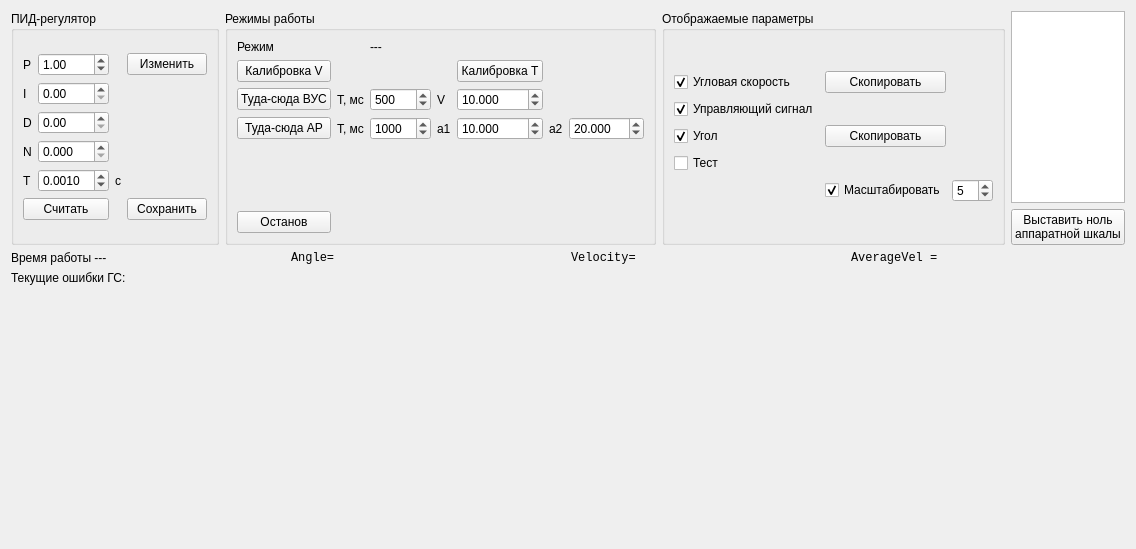
<?xml version="1.0" encoding="UTF-8"?>
<ui version="4.0">
 <class>MKYinfoWidget</class>
 <widget class="QWidget" name="MKYinfoWidget">
  <property name="geometry">
   <rect>
    <x>0</x>
    <y>0</y>
    <width>1015</width>
    <height>549</height>
   </rect>
  </property>
  <property name="windowTitle">
   <string>Form</string>
  </property>
  <layout class="QVBoxLayout" name="verticalLayout_5">
   <item>
    <layout class="QHBoxLayout" name="horizontalLayout">
     <item>
      <widget class="QGroupBox" name="groupBox">
       <property name="title">
        <string>ПИД-регулятор</string>
       </property>
       <layout class="QVBoxLayout" name="verticalLayout">
        <item>
         <layout class="QGridLayout" name="gridLayout">
          <item row="3" column="2">
           <widget class="QDoubleSpinBox" name="doubleSpinBox_Dkoef">
            <property name="value">
             <double>0.000000000000000</double>
            </property>
           </widget>
          </item>
          <item row="1" column="1">
           <widget class="QLabel" name="label">
            <property name="text">
             <string>P</string>
            </property>
           </widget>
          </item>
          <item row="2" column="1">
           <widget class="QLabel" name="label_2">
            <property name="text">
             <string>I</string>
            </property>
           </widget>
          </item>
          <item row="3" column="1">
           <widget class="QLabel" name="label_3">
            <property name="text">
             <string>D</string>
            </property>
           </widget>
          </item>
          <item row="5" column="1">
           <widget class="QLabel" name="label_4">
            <property name="text">
             <string>T</string>
            </property>
           </widget>
          </item>
          <item row="6" column="4">
           <widget class="QPushButton" name="pushButtonSavePIDKoefInFlash">
            <property name="text">
             <string>Сохранить</string>
            </property>
           </widget>
          </item>
          <item row="1" column="4">
           <widget class="QPushButton" name="pushButtonSetPIDkoef">
            <property name="text">
             <string>Изменить</string>
            </property>
           </widget>
          </item>
          <item row="6" column="1" colspan="2">
           <widget class="QPushButton" name="pushButtonGetPIDKoef">
            <property name="text">
             <string>Считать</string>
            </property>
           </widget>
          </item>
          <item row="5" column="2">
           <widget class="QDoubleSpinBox" name="doubleSpinBox_Tdiskr">
            <property name="decimals">
             <number>4</number>
            </property>
            <property name="singleStep">
             <double>0.001000000000000</double>
            </property>
            <property name="value">
             <double>0.001000000000000</double>
            </property>
           </widget>
          </item>
          <item row="2" column="2">
           <widget class="QDoubleSpinBox" name="doubleSpinBox_Ikoef">
            <property name="value">
             <double>0.000000000000000</double>
            </property>
           </widget>
          </item>
          <item row="1" column="2">
           <widget class="QDoubleSpinBox" name="doubleSpinBox_Pkoef">
            <property name="value">
             <double>1.000000000000000</double>
            </property>
           </widget>
          </item>
          <item row="5" column="3">
           <widget class="QLabel" name="label_8">
            <property name="text">
             <string>c</string>
            </property>
           </widget>
          </item>
          <item row="4" column="1">
           <widget class="QLabel" name="label_7">
            <property name="text">
             <string>N</string>
            </property>
           </widget>
          </item>
          <item row="4" column="2">
           <widget class="QDoubleSpinBox" name="doubleSpinBox_Nkoef">
            <property name="decimals">
             <number>3</number>
            </property>
            <property name="value">
             <double>0.000000000000000</double>
            </property>
           </widget>
          </item>
         </layout>
        </item>
       </layout>
      </widget>
     </item>
     <item>
      <spacer name="horizontalSpacer_3">
       <property name="orientation">
        <enum>Qt::Horizontal</enum>
       </property>
       <property name="sizeHint" stdset="0">
        <size>
         <width>40</width>
         <height>20</height>
        </size>
       </property>
      </spacer>
     </item>
     <item>
      <widget class="QGroupBox" name="groupBoxWorkingMode">
       <property name="title">
        <string>Режимы работы</string>
       </property>
       <layout class="QVBoxLayout" name="verticalLayout_2">
        <item>
         <layout class="QGridLayout" name="gridLayout_4">
          <item row="3" column="3">
           <widget class="QLabel" name="label_6">
            <property name="text">
             <string>V</string>
            </property>
           </widget>
          </item>
          <item row="3" column="1">
           <widget class="QLabel" name="label_5">
            <property name="text">
             <string>T, мс</string>
            </property>
           </widget>
          </item>
          <item row="5" column="0">
           <spacer name="verticalSpacer">
            <property name="orientation">
             <enum>Qt::Vertical</enum>
            </property>
            <property name="sizeHint" stdset="0">
             <size>
              <width>20</width>
              <height>40</height>
             </size>
            </property>
           </spacer>
          </item>
          <item row="2" column="0">
           <widget class="QPushButton" name="pushButtonVelocityCalibration">
            <property name="text">
             <string>Калибровка V</string>
            </property>
           </widget>
          </item>
          <item row="3" column="2">
           <widget class="QSpinBox" name="spinBoxDutaSudaVUSTime">
            <property name="minimum">
             <number>100</number>
            </property>
            <property name="maximum">
             <number>10000</number>
            </property>
            <property name="value">
             <number>500</number>
            </property>
           </widget>
          </item>
          <item row="3" column="4">
           <widget class="QDoubleSpinBox" name="doubleSpinBoxTudaSudaVelocity">
            <property name="wrapping">
             <bool>false</bool>
            </property>
            <property name="correctionMode">
             <enum>QAbstractSpinBox::CorrectToNearestValue</enum>
            </property>
            <property name="showGroupSeparator" stdset="0">
             <bool>false</bool>
            </property>
            <property name="decimals">
             <number>3</number>
            </property>
            <property name="minimum">
             <double>-40.000000000000000</double>
            </property>
            <property name="maximum">
             <double>40.000000000000000</double>
            </property>
            <property name="singleStep">
             <double>1.000000000000000</double>
            </property>
            <property name="value">
             <double>10.000000000000000</double>
            </property>
           </widget>
          </item>
          <item row="6" column="0">
           <widget class="QPushButton" name="pushButtonEngineSwithOff">
            <property name="text">
             <string>Останов</string>
            </property>
           </widget>
          </item>
          <item row="0" column="0">
           <widget class="QLabel" name="label_9">
            <property name="text">
             <string>Режим</string>
            </property>
           </widget>
          </item>
          <item row="0" column="2" colspan="3">
           <widget class="QLabel" name="label_GkCurrentMode">
            <property name="text">
             <string>---</string>
            </property>
           </widget>
          </item>
          <item row="4" column="0">
           <widget class="QPushButton" name="pushButtonSetModeTudaSudaAR">
            <property name="sizePolicy">
             <sizepolicy hsizetype="Minimum" vsizetype="Fixed">
              <horstretch>0</horstretch>
              <verstretch>0</verstretch>
             </sizepolicy>
            </property>
            <property name="text">
             <string>Туда-сюда АР</string>
            </property>
           </widget>
          </item>
          <item row="4" column="2">
           <widget class="QSpinBox" name="spinBoxDutaSudaARTime">
            <property name="minimum">
             <number>50</number>
            </property>
            <property name="maximum">
             <number>10000</number>
            </property>
            <property name="singleStep">
             <number>100</number>
            </property>
            <property name="value">
             <number>1000</number>
            </property>
           </widget>
          </item>
          <item row="4" column="4">
           <widget class="QDoubleSpinBox" name="doubleSpinBoxTudaSudaArAngle1">
            <property name="wrapping">
             <bool>false</bool>
            </property>
            <property name="correctionMode">
             <enum>QAbstractSpinBox::CorrectToNearestValue</enum>
            </property>
            <property name="showGroupSeparator" stdset="0">
             <bool>false</bool>
            </property>
            <property name="decimals">
             <number>3</number>
            </property>
            <property name="minimum">
             <double>-180.000000000000000</double>
            </property>
            <property name="maximum">
             <double>180.000000000000000</double>
            </property>
            <property name="singleStep">
             <double>1.000000000000000</double>
            </property>
            <property name="value">
             <double>10.000000000000000</double>
            </property>
           </widget>
          </item>
          <item row="4" column="5">
           <widget class="QLabel" name="label_11">
            <property name="text">
             <string>a2</string>
            </property>
           </widget>
          </item>
          <item row="4" column="3">
           <widget class="QLabel" name="label_10">
            <property name="text">
             <string>a1</string>
            </property>
           </widget>
          </item>
          <item row="4" column="6">
           <widget class="QDoubleSpinBox" name="doubleSpinBoxTudaSudaArAngle2">
            <property name="wrapping">
             <bool>false</bool>
            </property>
            <property name="correctionMode">
             <enum>QAbstractSpinBox::CorrectToNearestValue</enum>
            </property>
            <property name="showGroupSeparator" stdset="0">
             <bool>false</bool>
            </property>
            <property name="decimals">
             <number>3</number>
            </property>
            <property name="minimum">
             <double>-180.000000000000000</double>
            </property>
            <property name="maximum">
             <double>180.000000000000000</double>
            </property>
            <property name="singleStep">
             <double>1.000000000000000</double>
            </property>
            <property name="value">
             <double>20.000000000000000</double>
            </property>
           </widget>
          </item>
          <item row="4" column="1">
           <widget class="QLabel" name="label_12">
            <property name="text">
             <string>T, мс</string>
            </property>
           </widget>
          </item>
          <item row="3" column="0">
           <widget class="QPushButton" name="pushButtonSetModeTudaSudaVUS">
            <property name="sizePolicy">
             <sizepolicy hsizetype="Minimum" vsizetype="Fixed">
              <horstretch>0</horstretch>
              <verstretch>0</verstretch>
             </sizepolicy>
            </property>
            <property name="text">
             <string>Туда-сюда ВУС</string>
            </property>
           </widget>
          </item>
          <item row="2" column="4">
           <widget class="QPushButton" name="pushButtonDusTemperatureCalibration">
            <property name="text">
             <string>Калибровка T</string>
            </property>
           </widget>
          </item>
         </layout>
        </item>
       </layout>
      </widget>
     </item>
     <item>
      <spacer name="horizontalSpacer">
       <property name="orientation">
        <enum>Qt::Horizontal</enum>
       </property>
       <property name="sizeHint" stdset="0">
        <size>
         <width>40</width>
         <height>20</height>
        </size>
       </property>
      </spacer>
     </item>
     <item>
      <widget class="QGroupBox" name="groupBox_3">
       <property name="title">
        <string>Отображаемые параметры</string>
       </property>
       <layout class="QVBoxLayout" name="verticalLayout_3">
        <item>
         <layout class="QGridLayout" name="gridLayout_3">
          <item row="0" column="0">
           <widget class="QCheckBox" name="checkBoxVelocityPlot">
            <property name="text">
             <string>Угловая скорость</string>
            </property>
            <property name="checked">
             <bool>true</bool>
            </property>
           </widget>
          </item>
          <item row="1" column="0">
           <widget class="QCheckBox" name="checkBoxPlotUpr">
            <property name="text">
             <string>Управляющий сигнал</string>
            </property>
            <property name="checked">
             <bool>true</bool>
            </property>
           </widget>
          </item>
          <item row="2" column="0">
           <widget class="QCheckBox" name="checkBoxPlotAngle">
            <property name="text">
             <string>Угол</string>
            </property>
            <property name="checked">
             <bool>true</bool>
            </property>
           </widget>
          </item>
          <item row="3" column="0">
           <widget class="QCheckBox" name="checkBoxPlotDemo1">
            <property name="text">
             <string>Тест</string>
            </property>
           </widget>
          </item>
          <item row="4" column="2">
           <widget class="QCheckBox" name="checkBoxPlotScaleInKeyRange">
            <property name="text">
             <string>Масштабировать</string>
            </property>
            <property name="checked">
             <bool>true</bool>
            </property>
           </widget>
          </item>
          <item row="4" column="3">
           <widget class="QSpinBox" name="spinBoxDecimation">
            <property name="minimum">
             <number>1</number>
            </property>
            <property name="maximum">
             <number>50</number>
            </property>
            <property name="value">
             <number>5</number>
            </property>
           </widget>
          </item>
          <item row="0" column="2">
           <widget class="QPushButton" name="btnCopyVelocitySamples">
            <property name="text">
             <string>Скопировать</string>
            </property>
           </widget>
          </item>
          <item row="2" column="2">
           <widget class="QPushButton" name="btnCopyAngleSamples">
            <property name="text">
             <string>Скопировать</string>
            </property>
           </widget>
          </item>
         </layout>
        </item>
       </layout>
      </widget>
     </item>
     <item>
      <layout class="QVBoxLayout" name="verticalLayout_4">
       <item>
        <widget class="QTextEdit" name="textEditValue1"/>
       </item>
       <item>
        <widget class="QPushButton" name="btnSaveCurrentHardwareAngle">
         <property name="text">
          <string notr="true">Выставить ноль 
аппаратной шкалы</string>
         </property>
        </widget>
       </item>
      </layout>
     </item>
    </layout>
   </item>
   <item>
    <layout class="QHBoxLayout" name="horizontalLayout_2">
     <item>
      <widget class="QLabel" name="labelWorkingTime">
       <property name="text">
        <string>Время работы ---</string>
       </property>
      </widget>
     </item>
     <item>
      <widget class="QLabel" name="labelCurrentAngle">
       <property name="font">
        <font>
         <family>Courier New</family>
        </font>
       </property>
       <property name="text">
        <string>Angle=</string>
       </property>
      </widget>
     </item>
     <item>
      <widget class="QLabel" name="labelCurrentVelocity">
       <property name="font">
        <font>
         <family>Courier New</family>
        </font>
       </property>
       <property name="text">
        <string>Velocity=</string>
       </property>
      </widget>
     </item>
     <item>
      <widget class="QLabel" name="labelAverageVelocity">
       <property name="font">
        <font>
         <family>Courier New</family>
        </font>
       </property>
       <property name="text">
        <string>AverageVel =</string>
       </property>
      </widget>
     </item>
    </layout>
   </item>
   <item>
    <widget class="QLabel" name="labelGsErrorDescription">
     <property name="text">
      <string>Текущие ошибки ГС:</string>
     </property>
    </widget>
   </item>
   <item>
    <widget class="QCustomPlot" name="customPlotDemo2" native="true">
     <property name="sizePolicy">
      <sizepolicy hsizetype="Expanding" vsizetype="Expanding">
       <horstretch>0</horstretch>
       <verstretch>0</verstretch>
      </sizepolicy>
     </property>
    </widget>
   </item>
   <item>
    <widget class="QCustomPlot" name="customPlotAngle" native="true">
     <property name="sizePolicy">
      <sizepolicy hsizetype="Expanding" vsizetype="Expanding">
       <horstretch>0</horstretch>
       <verstretch>0</verstretch>
      </sizepolicy>
     </property>
    </widget>
   </item>
   <item>
    <widget class="QCustomPlot" name="customPlotUpr" native="true">
     <property name="sizePolicy">
      <sizepolicy hsizetype="Expanding" vsizetype="Expanding">
       <horstretch>0</horstretch>
       <verstretch>0</verstretch>
      </sizepolicy>
     </property>
    </widget>
   </item>
   <item>
    <widget class="QCustomPlot" name="customPlotVelocity" native="true">
     <property name="sizePolicy">
      <sizepolicy hsizetype="Expanding" vsizetype="Expanding">
       <horstretch>0</horstretch>
       <verstretch>0</verstretch>
      </sizepolicy>
     </property>
    </widget>
   </item>
  </layout>
 </widget>
 <customwidgets>
  <customwidget>
   <class>QCustomPlot</class>
   <extends>QWidget</extends>
   <header>qcustomplot.h</header>
   <container>1</container>
  </customwidget>
 </customwidgets>
 <resources/>
 <connections/>
</ui>
